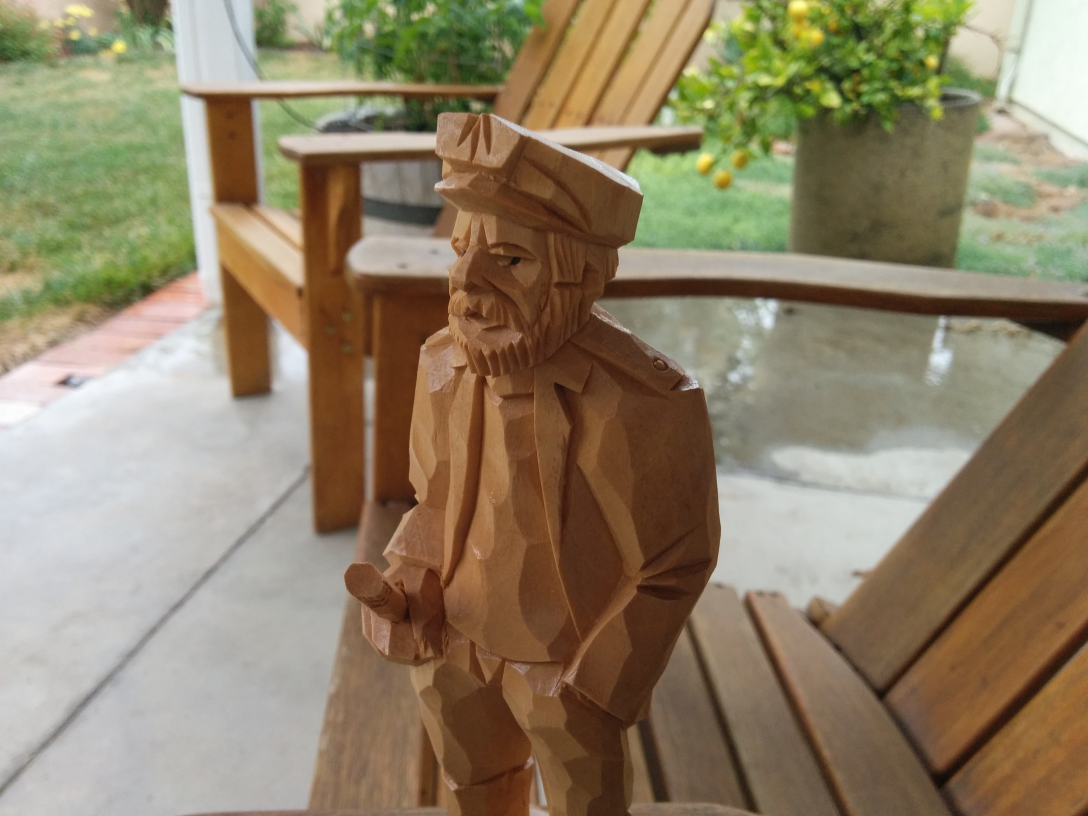
#> input picture dude/IMG_20150609_091743.jpg, 3264 x 2448 px (shown at 1/3 size); its folder holds 2 pictures in this run
$ python 3d.py dude   (Python 2 division)   (older library calls are emulated)
#> lines starting #> are read from the running program, lines starting #| are printed output that depends on the picture
import time
import os
import cv2

import numpy as np

from sys import argv
from sklearn.neighbors import NearestNeighbors
from random import randrange as rand
from random import sample

import matplotlib.pyplot as plt
from mpl_toolkits.mplot3d import Axes3D

# EXIF tags
EXIF_FOCAL_LENGTH = 'EXIF FocalLength'

# RANSAC / fundamental matrix
MAX_ITERATIONS = 1000
SHARED_PTS_LIMIT = 100

TH_ACCEPT = 0.40
TH_PX = 2.0

K = np.mat([
	[ 3.71413737e3, 0.0, 1.48020701e3],
	[ 0.0, 3.72821333e3, 1.17327469e3],
	[ 0.0, 0.0, 1.0]
	])
Kt = K.T

imageNames = []

class Feature(object):
	kp = None
	des = None


# [4 lines left out: function pt, not called in this run]

def readAndExtract(filePath):
	''' Reads the file at filePath and extracts SIFT keypoints
		and EXIF focal length
		returns keypoints, focal length for image
	'''
	# read image as grayscale
	gray = cv2.imread(filePath, 0)

	# downsample image if too large
	shp = np.shape(gray)
	scale = 1.0
	nPixels = shp[0]*shp[1]
	if nPixels > 2000000:
		scale = float(2000000) / nPixels
		gray = cv2.resize(gray, (0, 0), fx=scale, fy=scale)

	# get SIFT features as a vector
	sift = cv2.SIFT()
	keyPoints, descriptors = sift.detectAndCompute(gray, None)

	# img = cv2.drawKeypoints(gray, keyPoints)
	# cv2.imshow(filePath, img)
	# cv2.waitKey(0);

	return keyPoints, descriptors

def getFeaturesFromDir(dir):
	''' Extracts SIFT features / focal lengths from every file in dir
	'''
	features = []

	for fileName in os.listdir(dir):
		imageNames.append(fileName)
		filePath = os.path.join(dir, fileName)
		if os.path.isfile(filePath) and filePath[-3:] != '.db':
			f = Feature()
			f.kp, f.des = readAndExtract(filePath)
#> in readAndExtract, `gray = cv2.imread(filePath, 0)`:
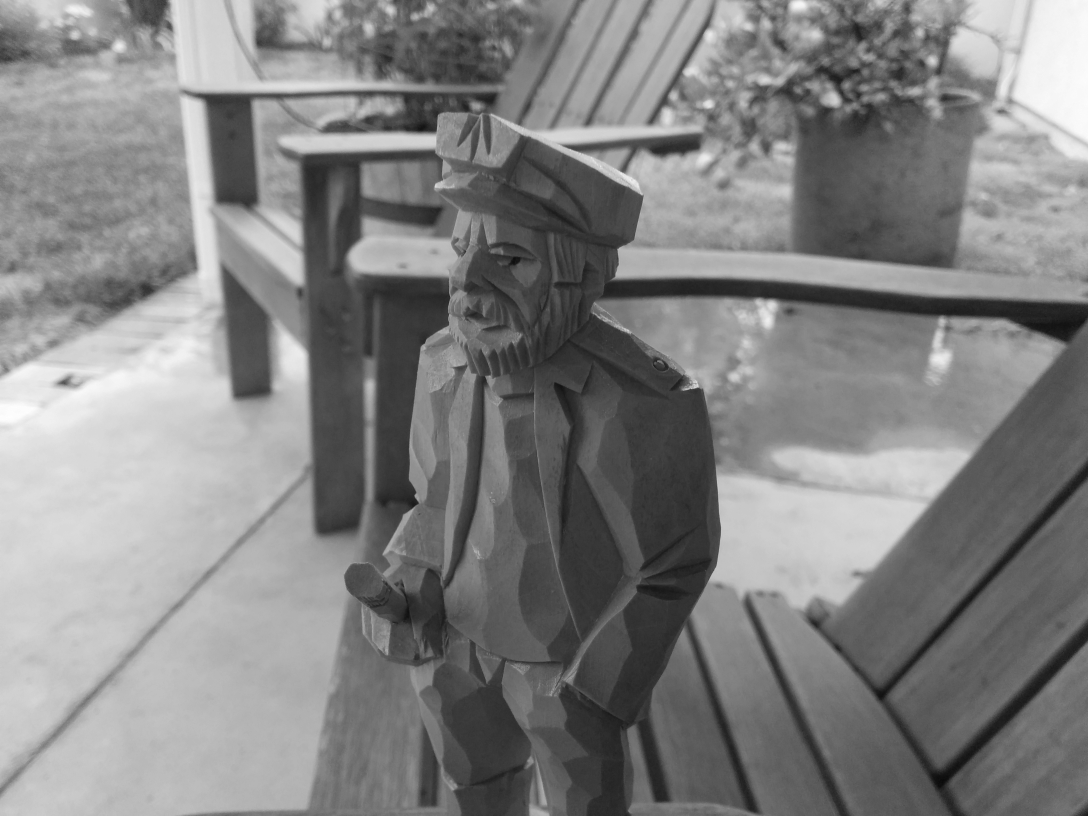
#> gray: shape (2448, 3264) (shown at 1/3 size); min 9, max 255, mean 130.6
#> in readAndExtract, `gray = cv2.resize(gray, (0, 0), fx=scale, fy=scale)`:
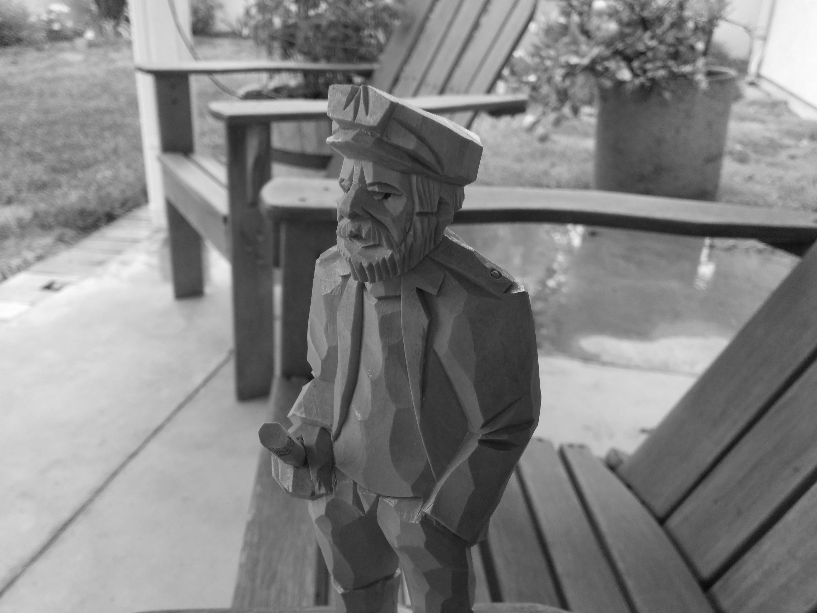
#> gray: shape (613, 817); min 10, max 254, mean 130.5
#> in readAndExtract, `keyPoints, descriptors = sift.detectAndCompute(gray, None)`: keyPoints = 943 keypoints; strongest (x, y, size): (219, 269, 20.6), (172, 85, 24.4), (497, 110, 11.7), (514, 109, 12)
#> f.kp has the same summary as keyPoints in readAndExtract
			features.append(f)
#> pass 2 of the loop in getFeaturesFromDir, `for fileName in os.listdir(dir):`:
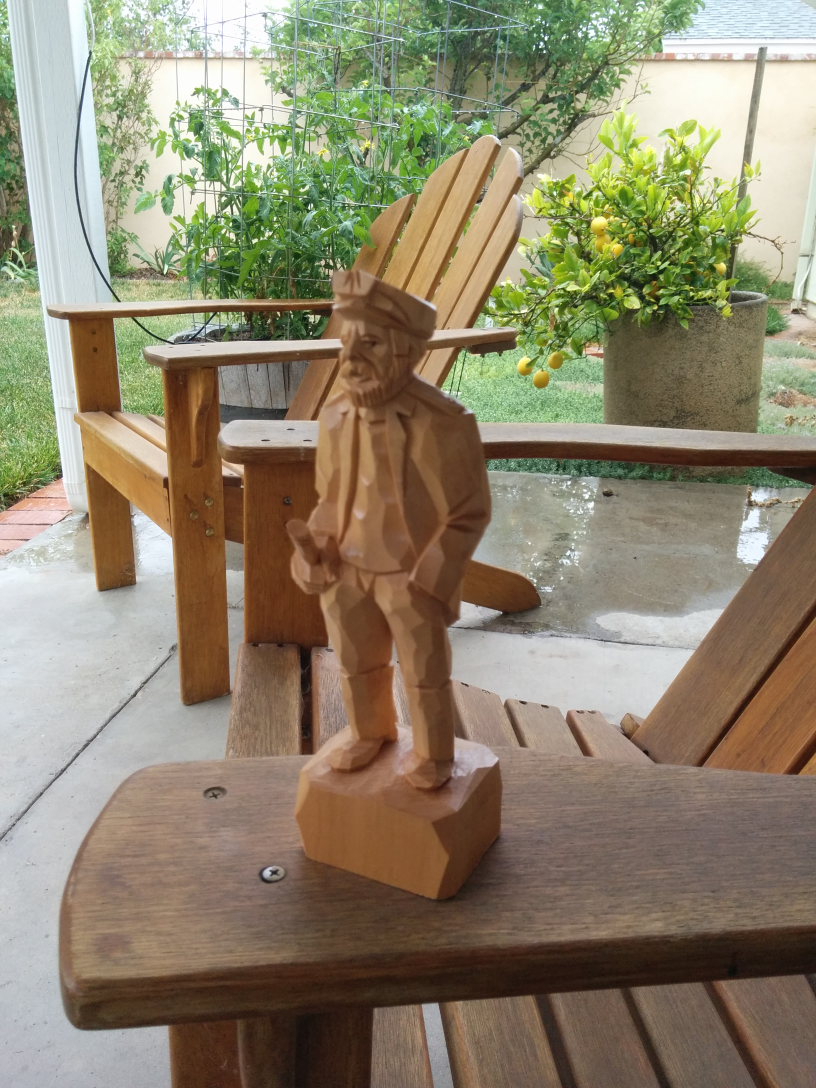
#> input picture dude/IMG_20150609_091747.jpg, 2448 x 3264 px (shown at 1/3 size)
#> in readAndExtract (call 2), `gray = cv2.imread(filePath, 0)`:
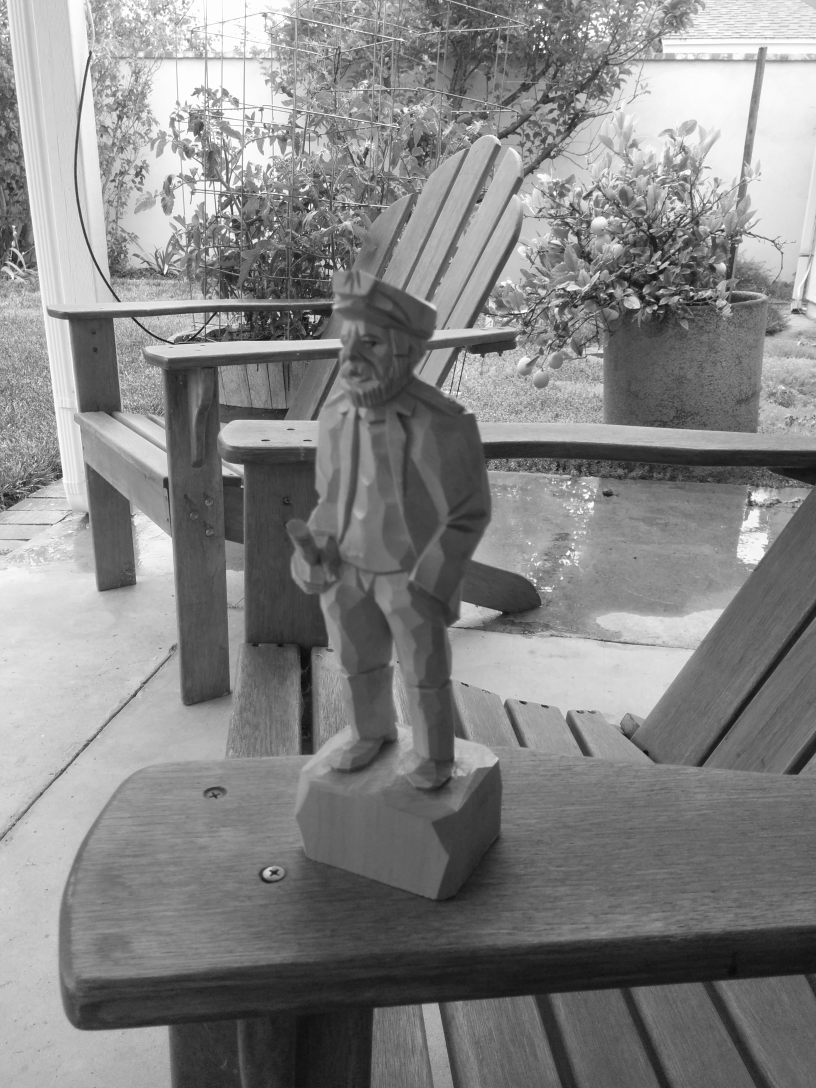
#> gray: shape (3264, 2448) (shown at 1/3 size); min 4, max 255, mean 132.9
#> in readAndExtract (call 2), `gray = cv2.resize(gray, (0, 0), fx=scale, fy=scale)`:
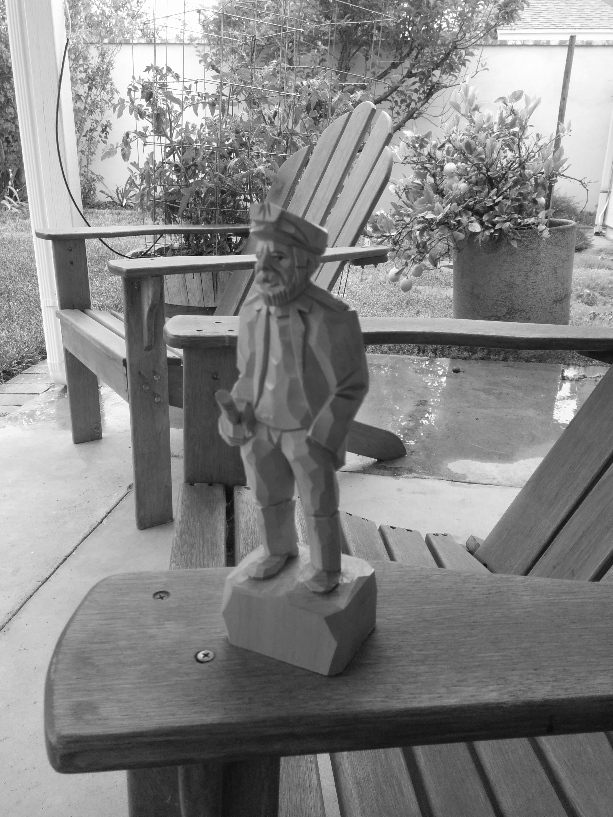
#> gray: shape (817, 613); min 11, max 255, mean 132.7
#> keyPoints = 2867 keypoints; strongest (x, y, size): (191, 181, 2.5), (406, 33, 2.5), (492, 231, 2), (519, 220, 2)
#> f.kp has the same summary as keyPoints in readAndExtract

	return features

def buildNNGraph(features):
	''' Performs nearest neighbor search using a KD tree
		returns a list of edges of the form:
	'''
	graph = []
	for i, feat1 in enumerate(features):
		kd = NearestNeighbors(n_neighbors=2, algorithm='kd_tree').fit(feat1.des)
		graph.append({})
		for j in range(i+1, len(features)):
			feat2 = features[j]
			distances, nn_i = kd.kneighbors(feat2.des)

			for d_i, dist in enumerate(distances):
				if (dist[0] < 0.8*dist[1]): #passes Lowe's Ratio test
					try:
						graph[i][j].append( (feat1.kp[nn_i[d_i][0]].pt, feat2.kp[d_i].pt) )
					except KeyError:
						graph[i][j] = []
						graph[i][j].append( (feat1.kp[nn_i[d_i][0]].pt, feat2.kp[d_i].pt) )
#> after the loop, graph = 2 items
	return graph

def yVector(yp, y):
	return [
				yp[0]*y[0],
				yp[0]*y[1],
				yp[0],
				yp[1]*y[0],
				yp[1]*y[1],
				yp[1],
				y[0],
				y[1],
				1
			]

def eightPoint(corrs):
	''' computes the Fundamental matrix
	'''
	Y = []
	pts1 = np.array([(0, 0)]*len(corrs))
	pts2 = np.array([(0, 0)]*len(corrs))
	for i, c in enumerate(corrs):
		c1 = c[0]
		c2 = c[1]
		Y.append(yVector( c1, c2) )
		pts1[i] = c1
		pts2[i] = c2

	u, w, vt = np.linalg.svd(Y)
	m, mask = cv2.findFundamentalMat( np.float32(pts1), np.float32(pts2) )

	# find the vector corresponding to smallest singular value from SVD
	s = np.reshape(vt[np.argmin(w)], (3, 3) )

	# return the vector as the F matrix
	return m

# [5 lines left out: function distance, not called in this run]

def getInliers(F, corrs):
	''' Returns all correspondences that are within th_px of computed value
	'''

	inliers = []
	for c in corrs:
		x = [c[0][0], c[0][1], 1]
		x_prime = [c[1][1], c[1][1], 1]
		x_est = np.dot(F, x)
		d = np.dot(x_prime, x_est)

		if abs(d) <= TH_PX:
			inliers.append(c)
	return inliers

# [18 lines left out: function confidence, not called in this run]

def computeFMatrix(corrs):
	''' Compute the fundamental matrix form matching correspondences
	'''

	n = len(corrs)
	if n < 8:
		return None

	Fbest = []
	cbest = 0.0
	Ibest = []
	for i in range(MAX_ITERATIONS):
		sample = [ corrs[rand(n)] for i in range(8) ]

		F = eightPoint(sample)
		I = getInliers(F, corrs)
		c = float(len(I)) / len(corrs)
		if c > TH_ACCEPT:
			Fbest = F
			cbest = c
			Ibest = I
			break
		elif c > cbest:
			Fbest = F
			cbest = c
			Ibest = I


	F = eightPoint(corrs)
	return F, corrs

def computeFEMatrices(graph, features):
	''' Get the fundamental matrices for all matching image pairs
	'''
	Es = []
	for i, img1 in enumerate(graph):
		Es.append({})
		for key in img1.keys():
			#print imageNames[i], 'vs', imageNames[key]
			F, graph[i][key] = computeFMatrix(img1[key])
			#F, I = computeFMatrix(img1[key])
			# compute the Essential matrix
			E = np.dot( Kt, np.dot( F, K) )
			Es[i][key] = E

	return Es, graph


# [69 lines left out: functions computePMatrices, correctP, chooseP, plotReconstruction, not called in this run]

def buildTracks(graph):
	keepingTrack = []

	for image in range(len(graph)):
		for match in graph[image].keys():
			for points in graph[image][match]:
				x1 = points[0][0]
				y1 = points[0][1]
				x2 = points[1][0]
				y2 = points[1][1]

				point1 = (x1, y1, image)
				point2 = (x2, y2, match)

				for i in range(len(keepingTrack)):
					if keepingTrack[i][-1] == point1:
						keepingTrack[i].append(point2)
						continue

				keepingTrack.append([point1,point2])

	return keepingTrack

def findMaxTrackLength(keepingTrack):
	tracksMaxLength = 0
	for track in keepingTrack:
		if len(track) > tracksMaxLength:
			tracksMaxLength = len(track)
	return tracksMaxLength

# [107 lines left out: functions getSharedPoints, testpoint, getZ, recon, not called in this run]

if __name__ == '__main__':
	if len(argv) != 2:
		print 'Usage:'
		print argv[0], 'ImageDirectory'

	else:
		#Preprocessing
		print 'Extracting SIFT Features...'
		features = getFeaturesFromDir(argv[1])
		print 'Building NN Graph...'
		graph = buildNNGraph(features)
#> graph = 2 items

		#Track Generation
		print 'Tracking...'
		keepingTrack = buildTracks(graph)
#> the loop in buildTracks, `for image in range(len(graph)):` made 2 passes
#> after the loop in buildTracks, `for image in range(len(graph)):`: keepingTrack = 245 items
#> keepingTrack = 245 items
		print 'buildTracks Length:', len(keepingTrack)
#| buildTracks Length: 245
		tracksMaxLength = findMaxTrackLength(keepingTrack)
#> the loop in findMaxTrackLength, `for track in keepingTrack:` made 245 passes
#> (track, tracksMaxLength) on pass 1: ([(646.9, 191.9, 0), (11.34, 138.3, 1)], 2)
#> track on passes 2 to 7: [(646.9, 191.9, 0), (16.65, 139, 1)], [(646.9, 191.9, 0), (19.93, 157.7, 1)], [(646.9, 191.9, 0), (20.23, 157.9, 1)], [(133.3, 102.8, 0), (28.17, 272.4, 1)], [(137.8, 147.8, 0), (32.98, 306.8, 1)], [(646.9, 191.9, 0), (33.96, 275.8, 1)]
#> after the loop in findMaxTrackLength, `for track in keepingTrack:`: tracksMaxLength = 2
#> tracksMaxLength = 2
		print 'Longest buildTracks Length:', tracksMaxLength
#| Longest buildTracks Length: 2
#> the loop in computeFEMatrices, `for i, img1 in enumerate(graph):` made 1 pass
#> after the loop in computeFEMatrices, `for i, img1 in enumerate(graph):`: Es = 1 item; graph = 2 items

		# [15 lines of commented-out code are left out]
		print 'Computing Fundamental Essential Matrices'
		#RANSAC for fundamental / essential matrix
#> (the run stopped early here; a loop or call above may not have finished)
